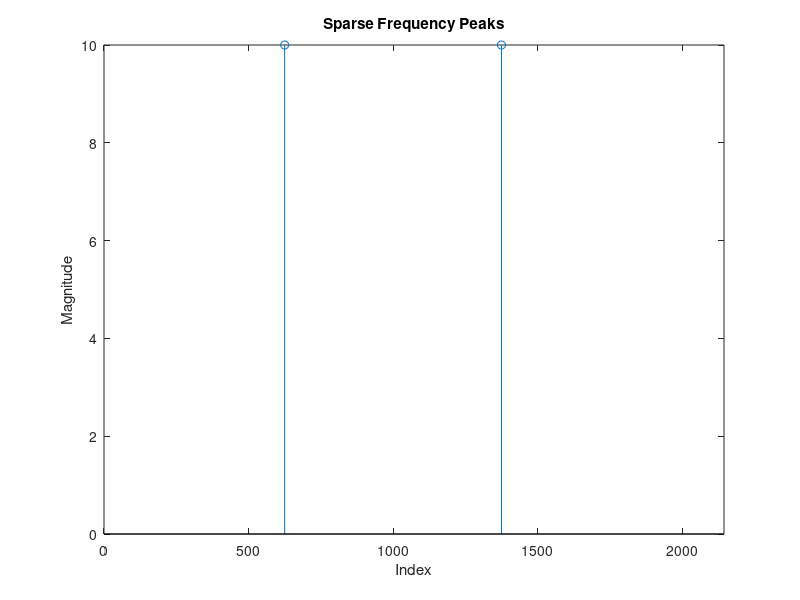
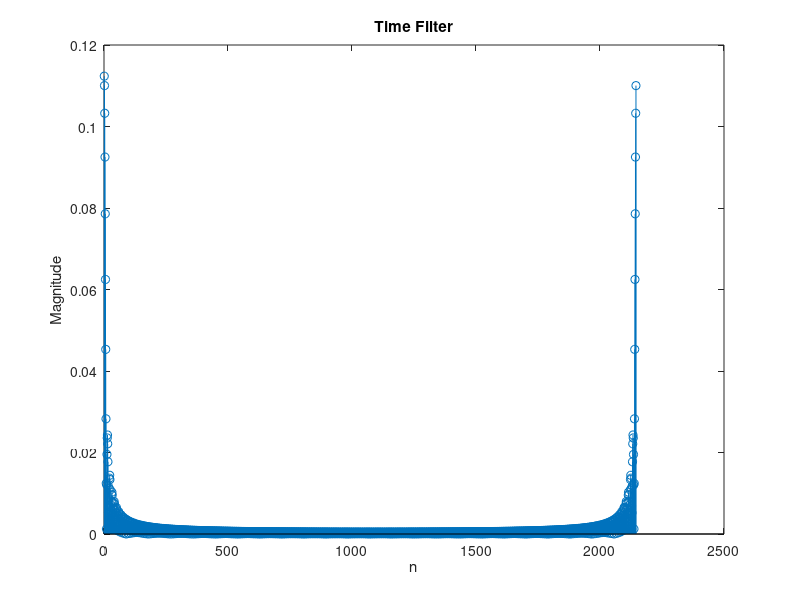
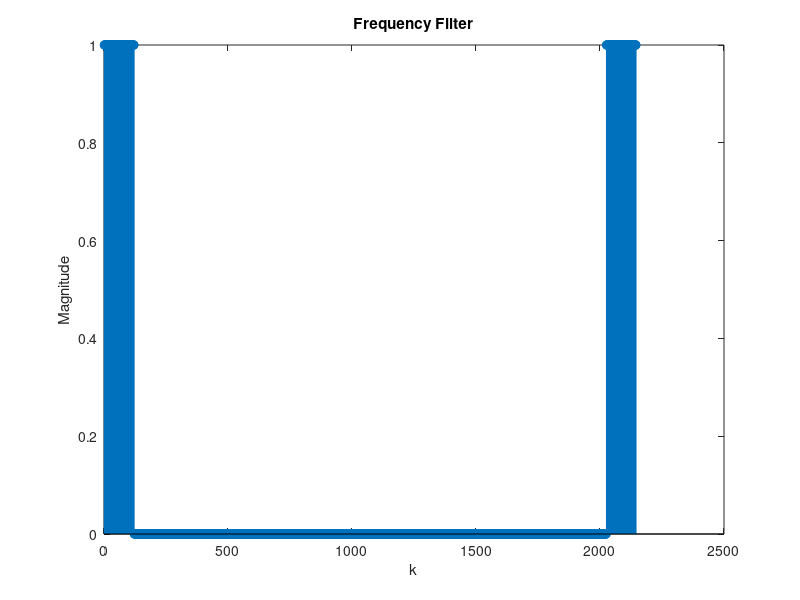
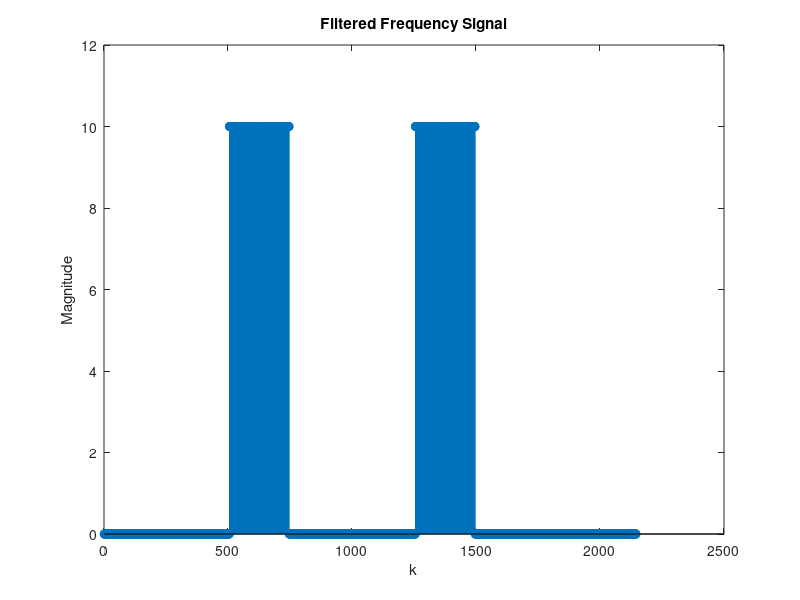

The MATLAB source for these figures, in order: (Note: this script raises an error after producing the figures.)
%% SFT Project:
% Implement the SFT algorithm in MATLAB. Make comparisons with the built-in 
% FFT algorithm of MATLAB in terms of running time as the length of data 
% increases, for different sparsity cases


%% create signal
% need to be able to make signals with N = length,k = number of peaks, 
% p = spacing of peaks, epsilon[j] = noise function

K = 2; % amount of peaks
A = 10; % amplitude of peaks
% use the following 3 lines for gaussian-like magnitudes
%Amax = K; % peak magnitude for central sample
%x = 1:K;
%A = K/Amax + (Amax - K/Amax) * (1 - abs(x - (K+1)/2)/((K+1)/2-1));
k0 = 1000; % center frequency index, 1-index
N = 2145; % signal length. MUST BE EVEN
delta_w = 0.7; % peak spacing, (0 to 1]. approach 0 for closer spacing
sampling_rate = 0.25; %amount of samples to use for fourier coeff estimation, (0,1]. Higher value is more accuracy but slower

n  = 0:N-1; % time indices


k_list = (1:N/K:N) + ((k0-512) + N/(2*K));
half_k_range = round(((k_list(end) - k_list(1)) * delta_w) / 2);   % half of total range
k_list = linspace(k0 - half_k_range, k0 + half_k_range, K);
k_list = round(k_list);
k = zeros(1,N);
k(k_list) = A;
fprintf("setting peaks at %d\n", k_list)

%plot freq peaks
indices = 1:length(k);
nonzero_idx = k ~= 0;

figure;
stem(indices(nonzero_idx), k(nonzero_idx), 'o');
% use following two lines for x ticks for only peaks
%ax = gca; 
%ax.XTick = indices(nonzero_idx);
xlim([0 N]);
xlabel('Index');
ylabel('Magnitude');
title('Sparse Frequency Peaks');
grid off;

% Create time signal
S = A .* exp(2j * pi * (k_list(:) * n) / N);
f_n = sum(S, 1);    % 1-by-N signal
f_orig = f_n;
f_k_hat = zeros(1,N); %assume we are taking an N-pt DFT of f_n

%sampling for fourier coeff estimation
L = floor(sampling_rate * N);

%% Create filter
alpha = 0.1; %transition band width
B = 4 * K; %2^ nextpow2(256 * K); %number of freq bins
m_pass = floor((1-alpha)*N / (2*B)); %passband width 
m_stop = floor(N/(2*B));
k_trans = m_pass+2:m_stop+1; %freq index variable, same length as signal for an N-pt SFT
gamma = 1e-3; %smoothness of gaussian taper 
G_k_trans =  exp(-1 * (k_trans - m_pass).^2 ./ (2*gamma^2));
G_k = zeros(1,N);
G_k(k_trans) = G_k_trans; %trans band
G_k(end-length(k_trans)-m_pass:end-m_pass-1) = flipud (G_k_trans(:)); %trans band negative
G_k(1:m_pass+1) = 1; %passband
G_k(end-m_pass+1:end) = 1; %passband negative
g_n = ifft(G_k);

%plot filter time response
figure;
stem(abs(g_n))
xlabel('n');
ylabel('Magnitude');
title('Time Filter');
grid off;

%plot filter time response
figure;
stem(abs(G_k))
xlabel('k');
ylabel('Magnitude');
title('Frequency Filter');
grid off;

%downsample filter appropriately
g_prime_n = zeros(1,N);
g_prime_n(1:floor(N/B):N) = g_n(1:floor(N/B):N);
filter_nonzero = 1:floor(N/B):N;

%plot downsampled time response
%figure;
%stem(abs(g_prime_n))
%xlabel('n');
%ylabel('Magnitude');
%title('Downsampled Time Filter');
%grid off;

k_count = 0;

%% Main loop: randomly permute, find recovered frequencies, then peel
while true
    if k_count >= K
        fprintf('Found K=%d peaks, terminating\n', K)
        break
    end
    %% Permute signal
    n = 0:N-1;
    sigma = randi([1, floor((N-1)/2)]) * 2 - 1; %sigma can be any odd value [1,N-1]
    a = randi([0, N-1]);
    b = randi([0, N-1]);
    idx = mod(sigma*n + b, N) + 1;
    idx_no_tshift = mod(sigma*n, N) + 1;
    f_sigma = f_n(idx);
    f_notshift = f_n(idx_no_tshift);
    f_perm = f_sigma .* exp(-1j*2*pi*a*n/N);
    f_perm = f_n; %DEBUG

    %calculate sigma inverse mod N for unpermute
    [~, x_temp, ~] = gcd(sigma, N);
    sigma_inv = mod(x_temp,N);

    f_filt = f_perm .* g_n; %full filter mult
    %f_filt(filter_nonzero) = f_perm(filter_nonzero) .* g_prime_n(filter_nonzero);
    
    %plot filtered frequency response
    figure;
    stem(abs(fft(f_filt)))
    xlabel('k');
    ylabel('Magnitude');
    title('Filtered Frequency Signal');
    grid off;

     %% Implement SFT I. Identify Frequency Peaks

    % Use random binning with modulo aliasing and CRT

    % Random binning

    % Aliasing and CRT
    % calculate padded signal of length with specific coprime factors.
    % subsampling rates MUST be > k but << N
    subsampling_lengths = [11,13,15]; 
    subsampling_rates = [N/subsampling_lengths(1), N/subsampling_lengths(2), N/subsampling_lengths(3)];

    % find subsampled DFTs
    f_1 = fft(f_filt(1:subsampling_rates(1):end));
    f_2 = fft(f_filt(1:subsampling_rates(2):end));
    f_3 = fft(f_filt(1:subsampling_rates(3):end));

    % debug
    [B_1, ~] = sort(abs(f_1), 'descend');
    [B_2, ~] = sort(abs(f_2), 'descend');
    [B_3, ~] = sort(abs(f_3), 'descend');

    %threshold for noise robustness
    thresh1 = 0.85 * max(abs(f_1));
    thresh2 = 0.85 * max(abs(f_2));
    thresh3 = 0.85 * max(abs(f_3));

    %find peaks
    peaks1 = find(abs(f_1) > thresh1);
    peaks2 = find(abs(f_2) > thresh2);
    peaks3 = find(abs(f_3) > thresh3);

    if isempty(peaks1) || isempty(peaks2) || isempty(peaks3)
        disp("no peaks found")
        break
    end

    k_perm = crt([peaks1(1)-1, peaks2(1)-1, peaks3(1)-1],subsampling_lengths); 
    %convert from 1- to 0- index for CRT above, then back to 1-index

    k_hat = mod((k_perm+a)*sigma_inv, N);

    %fourier coefficient estimation
    samp_idxs = randi([1 N], 1, L);
    f_samp = f_n(samp_idxs);
    A_hat = 1/L * sum(f_samp.*exp(-2j*pi*k_hat*(samp_idxs-1)/N));
    if max(f_k_hat) ~= 0 && abs(A_hat) < 0.1 * abs(max(f_k_hat))
        disp("peaks below threshold magnitude")
        break
    end

    %if A_hat < 0.1 * A * 0.05 
    %    fprintf('faulty peak recovery at %d, terminating\n', k_hat)
    %    break
    %end
    f_k_hat(k_hat) = A_hat;
    fprintf('recovered peaks at %d with magnitude %d\n', k_hat, abs(A_hat))

    %peel
    disp('peeling...')

    %debug:     peel_contrib = max(fft(A_hat .* exp(-2j*pi*n*k_hat/N)));
    f_n = f_n - A_hat .* exp(-2j*pi*n*k_hat/N);

    tempval = 'debug';
    k_count = k_count + 1;
end

disp('done.')
%disp(f_k_hat)
